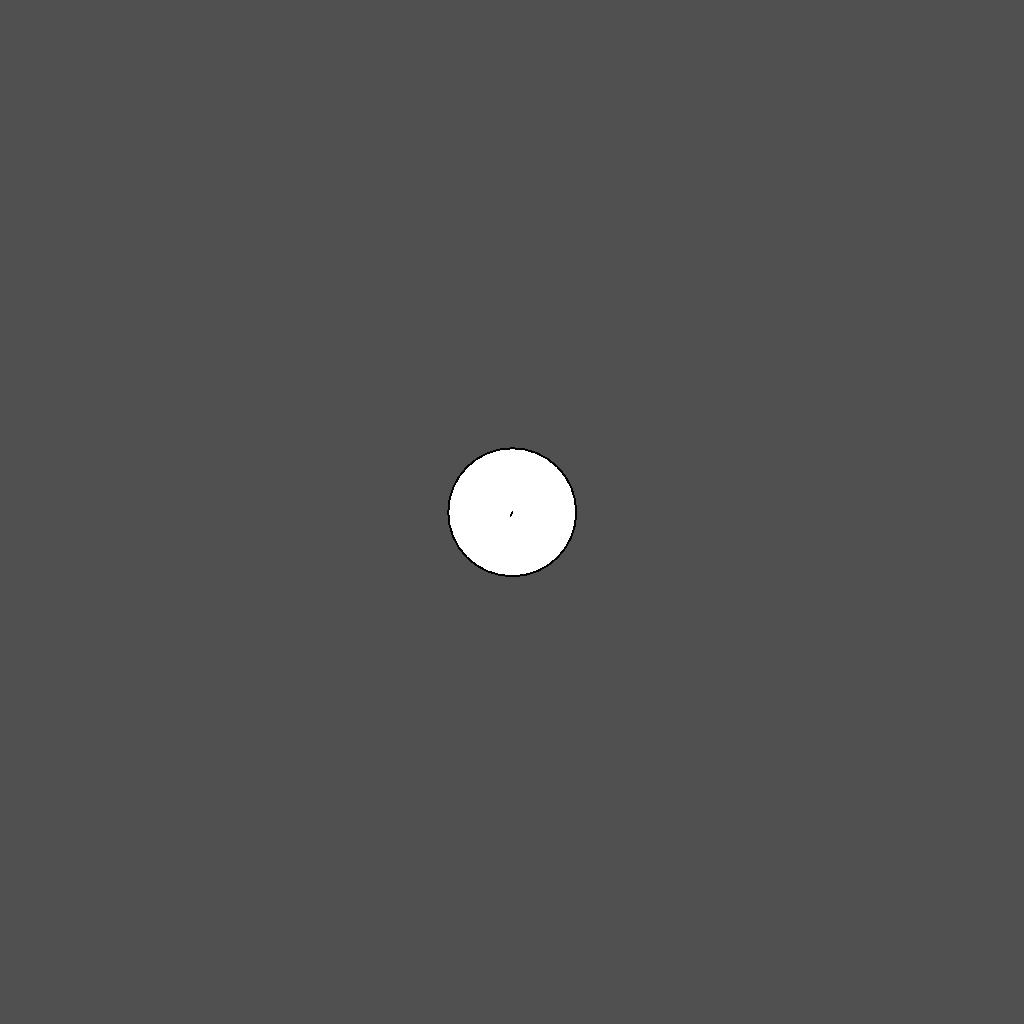
Frame 1 (no input)
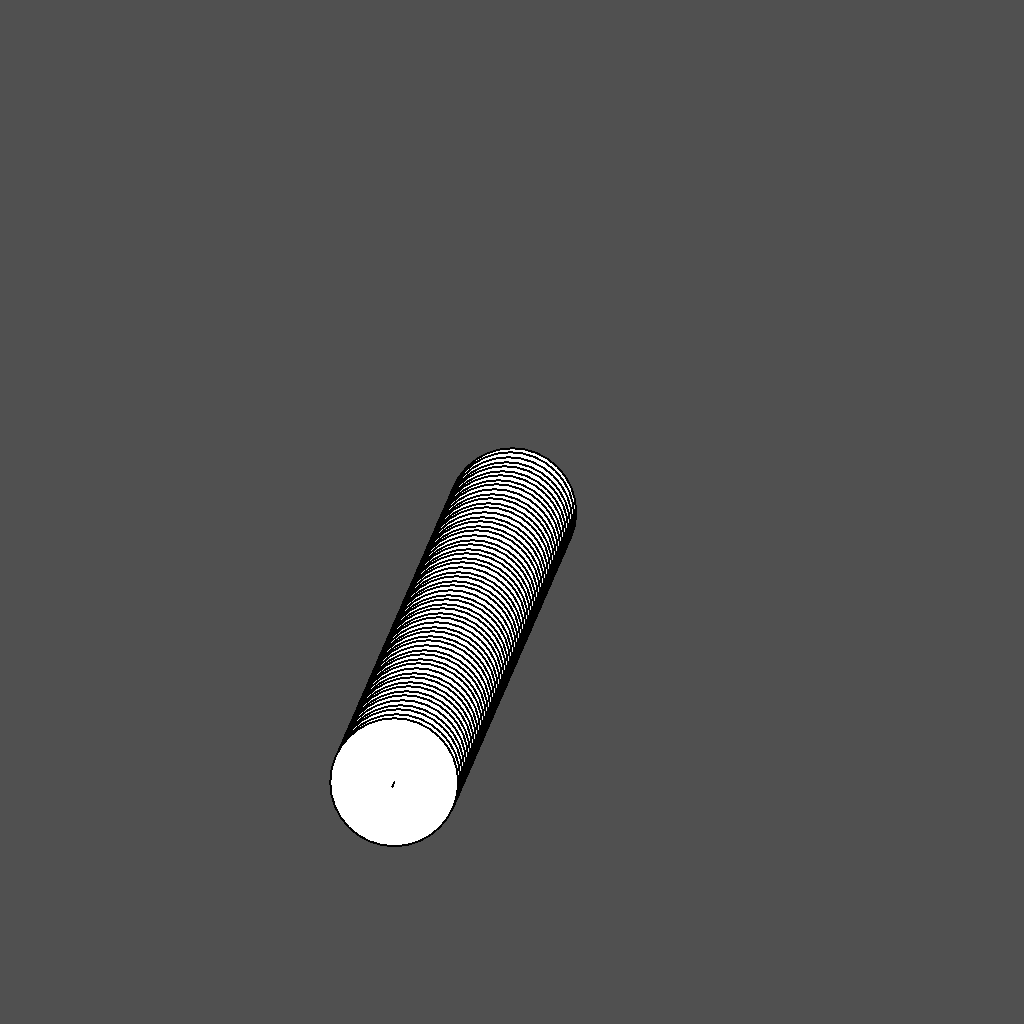
Frame 60 (the mouse pressed at the canvas centre just before this capture)
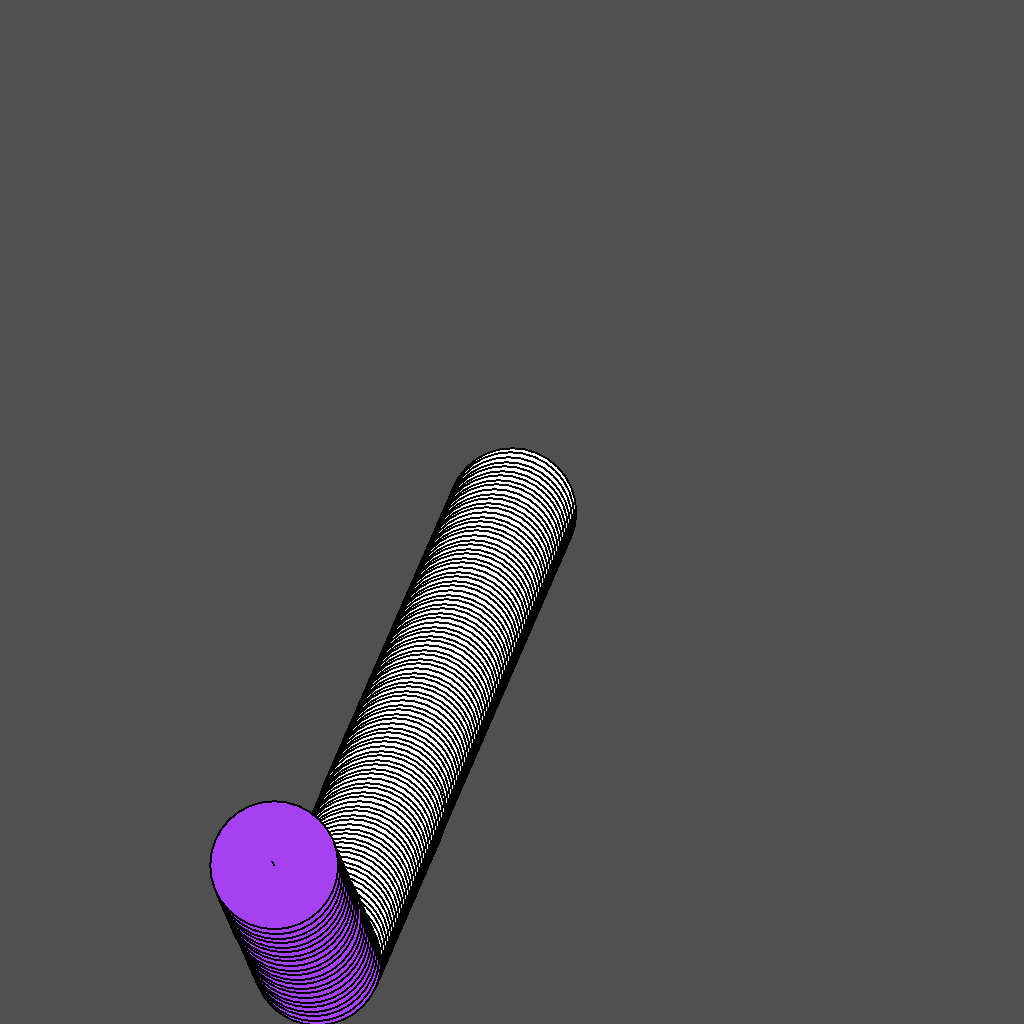
Frame 120 (the mouse held since frame 60 and released just before this capture)

The Processing sketch that drew these frames (run headless with seeded random() and noise(); from frame 60 on, the mouse is pressed at the canvas centre):

// Processing sketch: lecture_241016c_collisionEdge
// ── lecture_241016c_collisionEdge.pde
PVector ball;
PVector ballVelocity;
float ballRadius = 64;

void setup(){
  size(1024, 1024);
  
  ball = new PVector(width/2, height/2);
  ballVelocity = PVector.random2D().mult(5);
  
  strokeWeight(2);
  noSmooth();
  //noStroke();
  background(80);
}

void draw(){
  //background(80);
  
  // draw
  circle(ball.x, ball.y, ballRadius*2);
  line(ball.x, ball.y,
       ball.x + ballVelocity.x, ball.y + ballVelocity.y);
  
  // update for next frame
  ball.add(ballVelocity);
  
  // this takes into account the edges of the circle
  // to collide at the center, remove the +- ballRadius term
  boolean offRightEdge = ball.x + ballRadius > width;
  boolean offLeftEdge = ball.x - ballRadius < 0;
  boolean offBottomEdge = ball.y + ballRadius > height;
  boolean offTopEdge = ball.y - ballRadius < 0;
  
  if(offRightEdge || offLeftEdge){
    // x-axis collision
    ballVelocity.x *= -1;
    fill(random(255), random(255), random(255));
    ballVelocity.rotate(random(-.02, .02)); // add a little variance
  }
  
  if(offBottomEdge || offTopEdge){
    // y-axis collision
    ballVelocity.y *= -1;
    fill(random(255), random(255), random(255));
    ballVelocity.rotate(random(-.02, .02)); // add a little variance
  }
}
